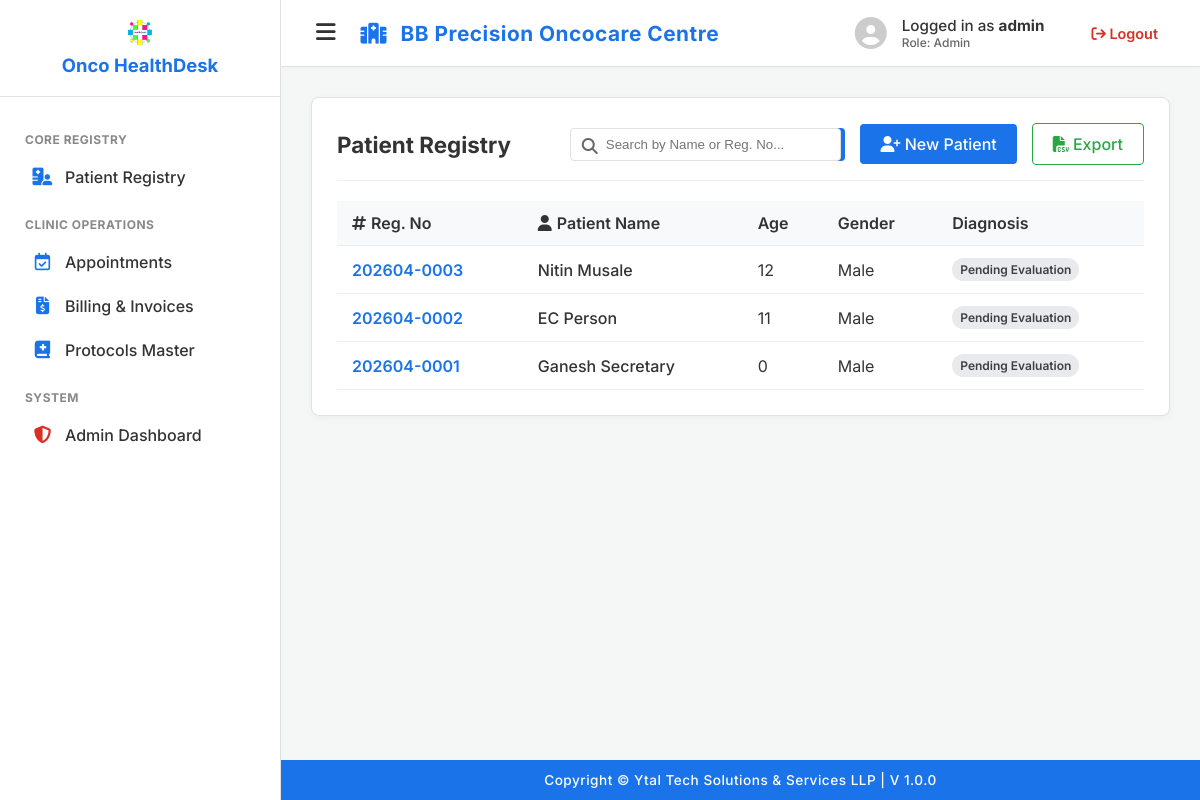
Page /patient_dashboard (signed in) on the earlier database version.
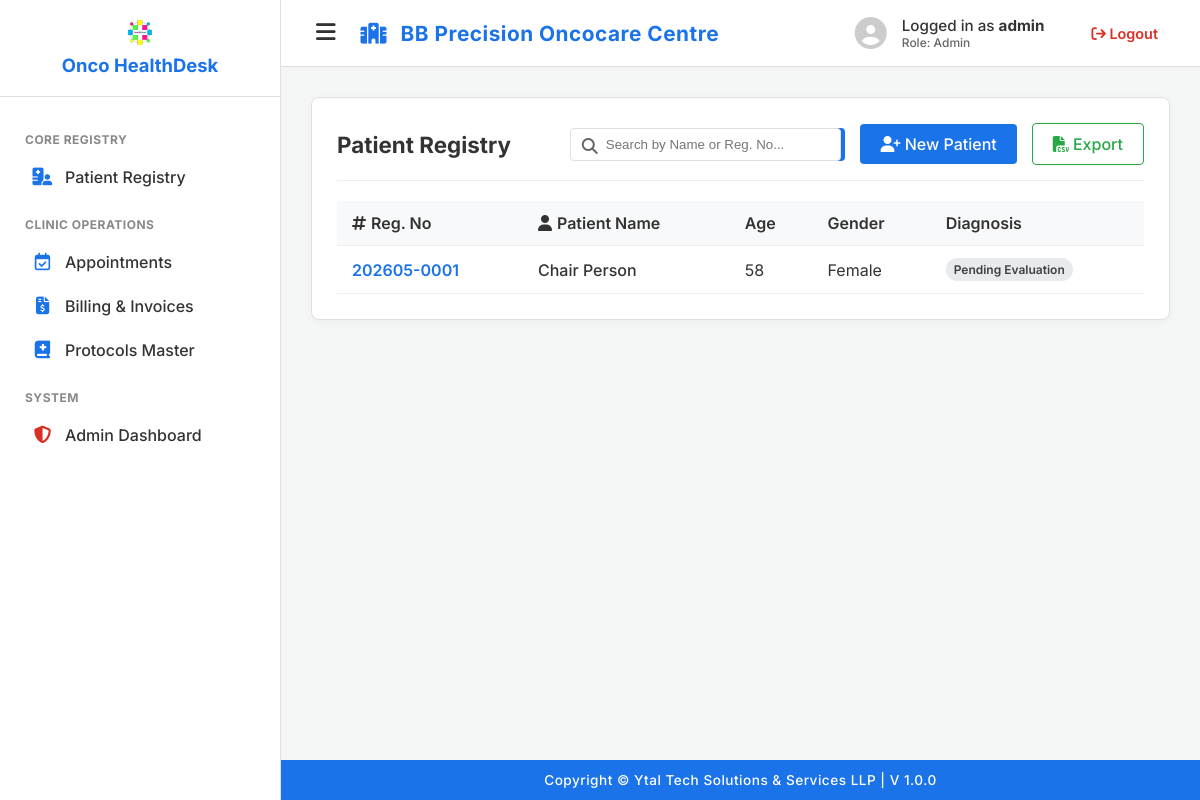
Same page on the later database version.
### app.py (models this page shows)
class Patient(db.Model):
    id = db.Column(db.Integer, primary_key=True)
    registration_number = db.Column(db.String(20), unique=True, nullable=False)
    first_name, middle_name, last_name = db.Column(db.String(50), nullable=False), db.Column(db.String(50)), db.Column(db.String(50), nullable=False)
    dob, gender, blood_group, religion, education = db.Column(db.Date, nullable=False), db.Column(db.String(10), nullable=False), db.Column(db.String(5)), db.Column(db.String(50)), db.Column(db.String(50))
    mobile_number, alt_mobile_number, email = db.Column(db.String(15), nullable=False), db.Column(db.String(15)), db.Column(db.String(120))
    id_proof, id_proof_number = db.Column(db.String(50)), db.Column(db.String(50))
    emg_contact_name, emg_contact_mobile, emg_contact_email = db.Column(db.String(100)), db.Column(db.String(15)), db.Column(db.String(120))
    address_house, address_society, address_area, address_city, address_state, address_country, address_pincode = db.Column(db.String(100)), db.Column(db.String(100)), db.Column(db.String(100)), db.Column(db.String(50)), db.Column(db.String(50)), db.Column(db.String(50)), db.Column(db.String(20))
    ref_physician_name, ref_physician_contact = db.Column(db.String(100)), db.Column(db.String(15))
    primary_diagnosis, created_on = db.Column(db.String(200), default="Pending Evaluation"), db.Column(db.DateTime, default=datetime.utcnow)
    medical_history = db.relationship('MedicalHistory', backref='patient', uselist=False)
    opd_visits = db.relationship('OpdConsultation', backref='patient', lazy=True, order_by="OpdConsultation.visit_date.desc()")
    pathology_records = db.relationship('PathologyRecord', backref='patient', lazy=True, order_by="PathologyRecord.record_date.desc()")
    radiology_records = db.relationship('RadiologyRecord', backref='patient', lazy=True, order_by="RadiologyRecord.record_date.desc()")
    biochemistry_records = db.relationship('BiochemistryRecord', backref='patient', lazy=True, order_by="BiochemistryRecord.record_date.desc()")
    miscellaneous_records = db.relationship('MiscellaneousRecord', backref='patient', lazy=True, order_by="MiscellaneousRecord.record_date.desc()")
    disease_records = db.relationship('DiseaseDiagnosis', backref='patient', lazy=True, order_by="DiseaseDiagnosis.date_of_diagnosis.desc()")
    day_care_protocols = db.relationship('PatientProtocol', backref='patient', lazy=True, order_by="PatientProtocol.start_date.desc()")
    treatment_records = db.relationship('TreatmentRecord', backref='patient', lazy=True, order_by="TreatmentRecord.record_date.desc()")
    tumour_board_records = db.relationship('TumourBoardRecord', backref='patient', lazy=True, order_by="TumourBoardRecord.board_date.desc()")
    invoices = db.relationship('Invoice', backref='patient', lazy=True, order_by="Invoice.invoice_date.desc()")
    appointments = db.relationship('Appointment', backref='patient', lazy=True, order_by="Appointment.appointment_date.desc(), Appointment.appointment_time.desc()")
    @property
    def age(self):
        today = date.today()
        return today.year - self.dob.year - ((today.month, today.day) < (self.dob.month, self.dob.day))

### app.py (the view)
@app.route('/patient_dashboard')
@login_required
def patient_dashboard():
    q = request.args.get('search', '')
    pts = Patient.query.filter(db.or_(Patient.first_name.ilike(f'%{q}%'), Patient.registration_number.ilike(f'%{q}%'))).order_by(Patient.created_on.desc()).all() if q else Patient.query.order_by(Patient.created_on.desc()).all()
    return render_template('patient_dashboard.html', patients=pts, search_query=q, user=session)

### app.py (called while the page is built)
def login_required(f):
    @wraps(f)
    def decorated_function(*args, **kwargs):
        if 'user_id' not in session: return redirect(url_for('login'))
        return f(*args, **kwargs)
    return decorated_function

### templates/patient_dashboard.html (shortened to what this page needs)
{% extends "base_layout.html" %}
{% block content %}
<div class="panel-card">
    <div class="panel-header">
        <h2>Patient Registry</h2>
        <div style="display: flex; gap: 15px; align-items: center;">
            <form action="{{ url_for('patient_dashboard') }}" method="GET" class="search-container" style="display: flex; gap: 10px; max-width: 450px;">
                <div style="position: relative; flex: 1;">
                    <i class="fa-solid fa-magnifying-glass" style="position: absolute; left: 12px; top: 10px; color: var(--text-muted);"></i>
                <input type="text" name="search" class="search-input" placeholder="Search by Name or Reg. No..." value="{{ search_query or '' }}" style="width: 100%; padding: 8px 10px 8px 35px; border: 1px solid var(--border-color); border-radius: 4px;">
                </div>
                <button type="submit" class="btn-primary" style="padding: 8px 15px;"></button>
            </form>
            <a href="{{ url_for('patient_registration') }}" class="btn-primary"><i class="fa-solid fa-user-plus"></i> New Patient</a>
            {% if user.role == 'Admin' %}
                <a href="{{ url_for('export_patients') }}" class="btn-secondary" style="color: #28a745; border-color: #28a745;"><i class="fa-solid fa-file-csv"></i> Export</a>
            {% endif %}
        </div>
    </div>
    <div style="overflow-x: auto;">
        <table class="data-table">
            <thead>
                <tr>
                    <th><i class="fa-solid fa-hashtag" style="margin-right: 5px;"></i>Reg. No</th>
                    <th><i class="fa-solid fa-user" style="margin-right: 5px;"></i>Patient Name</th>
                    <th>Age</th>
                    <th>Gender</th>
                    <th>Diagnosis</th>
                </tr>
            </thead>
            <tbody>
                {% for p in patients %}
                <tr onclick="window.location.href='{{ url_for('patient_overview', patient_id=p.id) }}'">
                    <td style="font-weight: 600; color: var(--primary-accent);">{{ p.registration_number }}</td>
                    <td style="font-weight: 500;">{{ p.first_name }} {{ p.last_name }}</td>
                    <td>{{ p.age }}</td>
                    <td>{{ p.gender }}</td>
                    <td><span class="badge badge-grey">{{ p.primary_diagnosis }}</span></td>
                </tr>
                {% endfor %}
            </tbody>
        </table>
    </div>
</div>
{% endblock %}

Differences in the rows shown:
removed Patient: registration_number "202604-0003", first_name "Nitin", last_name "Musale", age "12", gender "Male", primary_diagnosis "Pending Evaluation"
removed Patient: registration_number "202604-0002", first_name "EC", last_name "Person", age "11", gender "Male", primary_diagnosis "Pending Evaluation"
changed Patient "Pending Evaluation": registration_number "202604-0001" → "202605-0001"; first_name "Ganesh" → "Chair"; last_name "Secretary" → "Person"; age "0" → "58"; gender "Male" → "Female"
